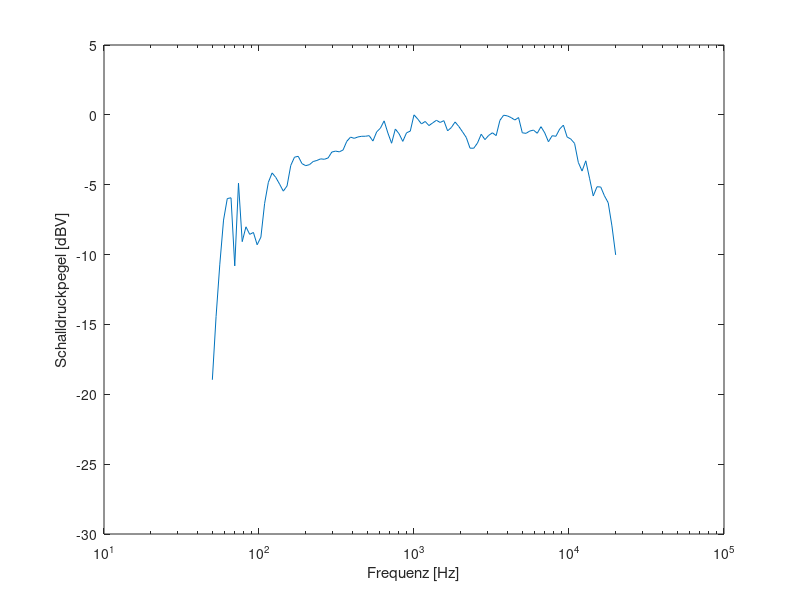
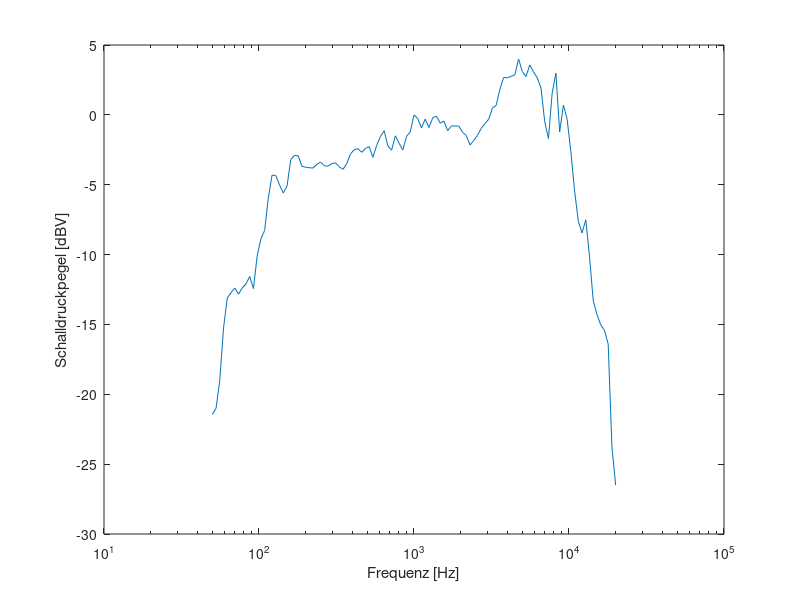

These charts were generated, in order, by the following MATLAB code:
%%%%%%%%%%%%%%%%%%%%%%%%%%%%%%%%%%%%%%%%%
%%  Technische Universität Berlin
%%  Fachgebiet Audiokommunikation
%%  Audiotechnik - Zweite Hausaufgabe
%%
%%%%%%%%%%%%%%%%%%%%%%%%%%%%%%%%%%%%%%%%%
%% 
%%  Anyere Bendrien 382004
%%  anyere.bendrien@campus.tu-berlin.de
%%  
%%  Jason Horn 382104
%%  j.horn@campus.tu-berlin.de
%%
%%  Maximilian Wagenbach 382110
%%  m.wagenbach@campus.tu-berlin.de
%%
%%%%%%%%%%%%%%%%%%%%%%%%%%%%%%%%%%%%%%%%%


clear variables;
clc;


%%%%%%%%%%%%%%%
%%  Aufgabe 1
%%%%%%%%%%%%%%%


%% a)
BIN = 1; HZ = 2; DBV = 3;
NORM_HZ = 1000;

% load data
km120_0 = importdata('km120_0.txt');
km120_0 = km120_0.data;
sm58_0 = importdata('sm58_0.txt');
sm58_0 = sm58_0.data;

% compute dBV offsets
km120_0_index = find(km120_0(:, HZ) == NORM_HZ);
km120_0_dbv_offset = km120_0(km120_0_index, DBV);
sm58_0_index = find(sm58_0(:, HZ) == NORM_HZ);
sm58_0_dbv_offset = sm58_0(sm58_0_index, DBV);

figure;
semilogx(km120_0(:, HZ), km120_0(:, DBV) - km120_0_dbv_offset);
xlabel('Frequenz [Hz]')
ylabel('Schalldruckpegel [dBV]')
ylim([-30 5]);
print -depsc km120_0

figure;
semilogx(sm58_0(:, HZ), sm58_0(:, DBV) - sm58_0_dbv_offset);
xlabel('Frequenz [Hz]')
ylabel('Schalldruckpegel [dBV]')
ylim([-30 5]);
print -depsc sm58_0


% b)

% c)

% d)

% e)
